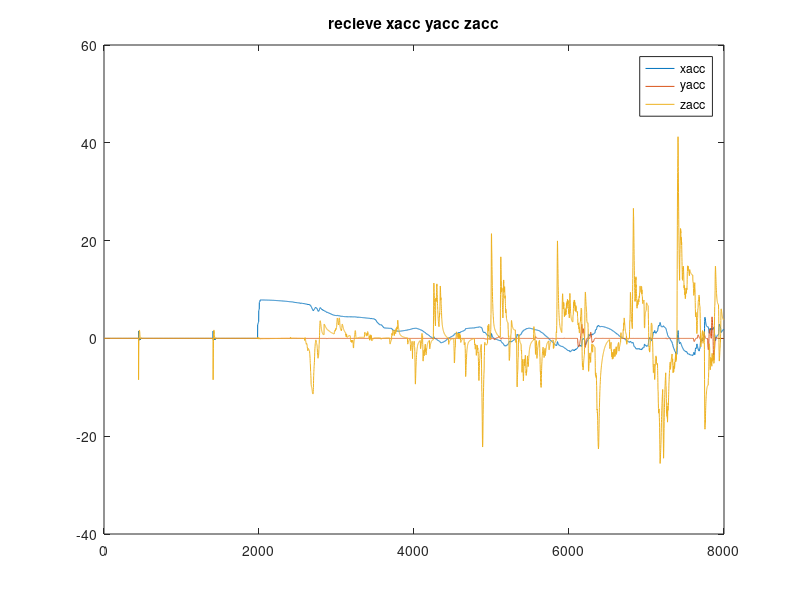
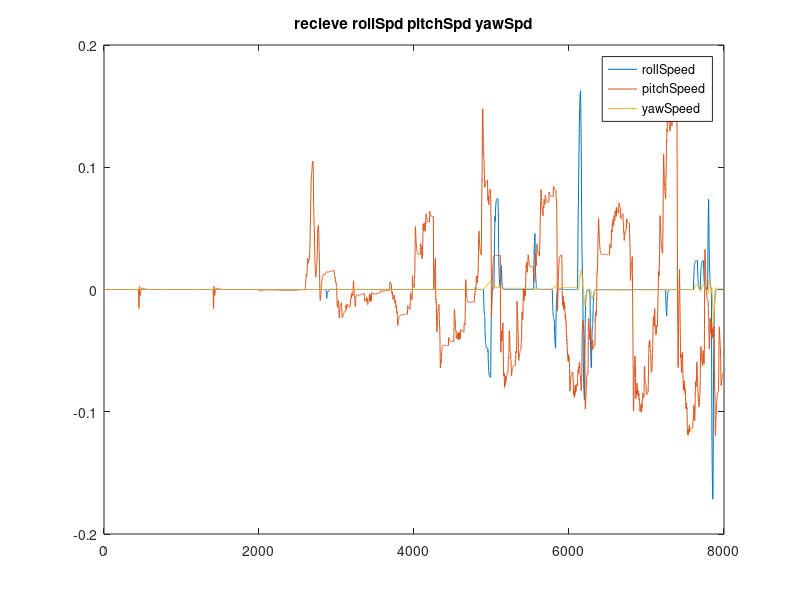
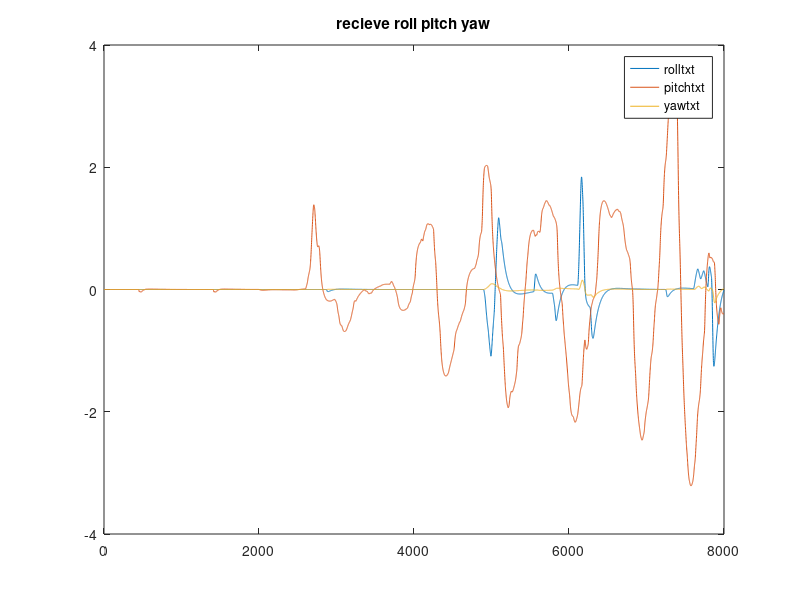
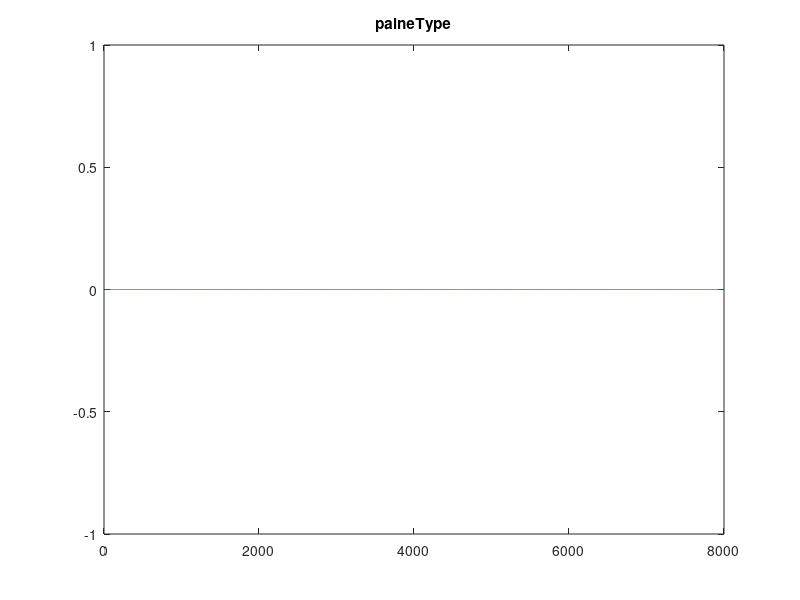

Write MATLAB code to recreate these figures, in order.
function washoutfilter
close all;
clc;
global dT fs count  hpfAccWn lpfAccWn hpfAngleSpdWn inputs outputs
global IS_USE_TRANS_MATRIX IS_ADD_COOR_TURN_GAIN
global roll_scale pitch_scale yaw_scale x_scale y_scale z_scale
dT = 0.047;
fs = 1 / dT;
count = 8000;
IS_USE_TRANS_MATRIX = 1;
IS_ADD_COOR_TURN_GAIN = 1;
hpfAccWn = 1.2;
lpfAccWn = 0.6;
hpfAngleSpdWn = 0.2;
% hpfAccWn = 0.7;
% lpfAccWn = 0.3;
% hpfAngleSpdWn = 0.05;
inputs = zeros(12, 3);
outputs = zeros(12, 3);
roll = zeros(count, 1);    % deg
pitch = zeros(count, 1);   % deg
yaw = zeros(count, 1);     % deg
x = zeros(count, 1);       % mm
y = zeros(count, 1);       % mm
z = zeros(count, 1);       % mm
rollfilter = zeros(count, 1);    % deg
pitchfilter = zeros(count, 1);   % deg
yawfilter = zeros(count, 1);     % deg
xfilter = zeros(count, 1);       % mm
yfilter = zeros(count, 1);       % mm
zfilter = zeros(count, 1);       % mm

rollScale = 1.0;
yawScale = 2.0;
pitchScale = 1.0;
rollFilterLevel = 4;
yawFilterLevel = 4;
pitchFilterLevel = 4;
xScale = 0.1;
yScale = 0.1;
zScale = 0.1;
xFilterLevel = 8;
yFilterLevel = 8;
zFilterLevel = 8;

xMAFilters.DataHistory = zeros(1, xFilterLevel);
xMAFilters.Scale = xScale;
xMAFilters.FilterLevel = xFilterLevel;
xMAFilters.DataTotal = 0;
xMAFilters.Rear = 1;

yMAFilters.DataHistory = zeros(1, yFilterLevel);
yMAFilters.Scale = yScale;
yMAFilters.FilterLevel = yFilterLevel;
yMAFilters.DataTotal = 0;
yMAFilters.Rear = 1;

zMAFilters.DataHistory = zeros(1, zFilterLevel);
zMAFilters.Scale = zScale;
zMAFilters.FilterLevel = zFilterLevel;
zMAFilters.DataTotal = 0;
zMAFilters.Rear = 1;

zMAFilters.DataHistory = zeros(1, zFilterLevel);
zMAFilters.Scale = zScale;
zMAFilters.FilterLevel = zFilterLevel;
zMAFilters.DataTotal = 0;
zMAFilters.Rear = 1;

rollMAFilters.DataHistory = zeros(1, rollFilterLevel);
rollMAFilters.Scale = rollScale;
rollMAFilters.FilterLevel = rollFilterLevel;
rollMAFilters.DataTotal = 0;
rollMAFilters.Rear = 1;

pitchMAFilters.DataHistory = zeros(1, pitchFilterLevel);
pitchMAFilters.Scale = pitchScale;
pitchMAFilters.FilterLevel = pitchFilterLevel;
pitchMAFilters.DataTotal = 0;
pitchMAFilters.Rear = 1;

yawMAFilters.DataHistory = zeros(1, yawFilterLevel);
yawMAFilters.Scale = yawScale;
yawMAFilters.FilterLevel = yawFilterLevel;
yawMAFilters.DataTotal = 0;
yawMAFilters.Rear = 1;

roll_scale = 4.0;
pitch_scale = 4.0;
yaw_scale = 2.0;
x_scale = 2.0;
y_scale = 2.0; 
z_scale = 2.0;
[xacc, yacc, zacc, rollSpeed, pitchSpeed, yawSpeed, rolltxt, pitchtxt, yawtxt, planeType] = readtxt();
plotAllRecieveData(xacc, yacc, zacc, rollSpeed, pitchSpeed, yawSpeed, rolltxt, pitchtxt, yawtxt, planeType);

global accHighPassFilters_nums accHighPassFilters_dens accIntZtrans_nums accIntZtrans_dens
global accLowPassFilter_nums accLowPassFilter_dens angleHpfAndInt_nums angleHpfAndInt_dens
[accHighPassFilters_nums, accHighPassFilters_dens] = build_accHighPassFilters();
[accIntZtrans_nums, accIntZtrans_dens] = build_accIntZtrans();
[accLowPassFilter_nums, accLowPassFilter_dens] = build_accLowPassFilter();
[angleHpfAndInt_nums, angleHpfAndInt_dens] = build_angleHpfAndInt();

for i = 1 : count
    i
    [x(i + 1), y(i + 1), z(i + 1), roll(i + 1), pitch(i + 1), yaw(i + 1)] = ...
        washoutfilterdo(x(i), y(i), z(i), roll(i), pitch(i), yaw(i), ...
        xacc(i), yacc(i), zacc(i), rollSpeed(i), pitchSpeed(i), rollSpeed(i));
    xfilter(i + 1) = MAFilterDo(x(i + 1), xMAFilters);
    yfilter(i + 1) = MAFilterDo(y(i + 1), yMAFilters);
    zfilter(i + 1) = MAFilterDo(z(i + 1), zMAFilters);
    rollfilter(i + 1) = MAFilterDo(roll(i + 1), rollMAFilters);
    pitchfilter(i + 1) = MAFilterDo(pitch(i + 1), pitchMAFilters);
    yawfilter(i + 1) = MAFilterDo(yaw(i + 1), yawMAFilters);

end

figure;
plot(pitchSpeed(1:count) * 20);
hold on;
plot(pitch * pitch_scale);
hold on;
plot(pitchtxt(1:count));
title('pitch')
legend('pitchSpeed','pitchout', 'pitch')

figure;
plot(rollSpeed(1:count) * 20);
hold on;
plot(roll * roll_scale);
hold on;
plot(rolltxt(1:count));
title('roll')
legend('rollSpeed','rollout', 'roll');

figure;
plot(roll);
hold on;
plot(rollfilter);
hold on;
title('rollfilter')
legend('roll','rollfilter');

figure;
plot(pitch);
hold on;
plot(pitchfilter);
hold on;
title('pitchfilter')
legend('pitch','pitchfilter');

figure;
hold on;
plot(xacc(1:count));
hold on;
plot(x(1:count));
title('x');
legend('xacc','x');

figure;
hold on;
plot(yacc(1:count));
hold on;
plot(y(1:count));
title('y');
legend('yacc','y');

figure;
hold on;
plot(zacc(1:count));
hold on;
plot(z(1:count));
title('z');
legend('zacc','z');

function [x_r, y_r, z_r, roll_r, pitch_r, yaw_r] = washoutfilterdo(x, y, z, roll, pitch, yaw, xacc, yacc, zacc, rollSpeed, pitchSpeed, yawSpeed)
global IS_USE_TRANS_MATRIX IS_ADD_COOR_TURN_GAIN
global accHighPassFilters_nums accHighPassFilters_dens accIntZtrans_nums accIntZtrans_dens
global accLowPassFilter_nums accLowPassFilter_dens angleHpfAndInt_nums angleHpfAndInt_dens
acc_scale = 0.01;
angleSpd_scale = 10.0;
coor_turn_gain = 1.0;
rollrad = deg2rad(roll);
pitchrad = deg2rad(pitch);
yawrad = deg2rad(yaw);
TsMatrix = buildTsMatrix(rollrad, pitchrad, yawrad);
LsMatrix = buildLsMatrix(rollrad, pitchrad, yawrad);
fAA = [xacc * acc_scale; yacc * acc_scale; zacc * acc_scale];
wAA = [rollSpeed * angleSpd_scale; pitchSpeed * angleSpd_scale; yawSpeed * angleSpd_scale];
poses = [0; 0; 0];
f2 = [0; 0; 0];
flow = [0; 0; 0];
beta2 = [0; 0; 0];
betahigh = [0; 0; 0];
betalow = [0; 0; 0];
ahigh = [0; 0; 0];
betaS = [0; 0; 0];
if IS_USE_TRANS_MATRIX == 1
    %MatrixMultiplyVector(LsMatrix, fAA, f2);  
    f2 = LsMatrix * fAA;
	%MatrixMultiplyVector(TsMatrix, wAA, beta2);
    beta2 = TsMatrix * wAA;
else
    f2 = fAA;
    beta2 = wAA;
end
a2 = f2;
ACC_NUM = 3;
filtersindex = 1;
for i = 1 : ACC_NUM
    ahigh(i) = filtersdo(a2(i),accHighPassFilters_nums, accHighPassFilters_dens ,filtersindex); filtersindex = filtersindex + 1;
    poses(i) = filtersdo(ahigh(i),accIntZtrans_nums, accIntZtrans_dens ,filtersindex) * 1000.0; filtersindex = filtersindex + 1;
    flow(i) = filtersdo(fAA(i),accLowPassFilter_nums, accLowPassFilter_dens ,filtersindex); filtersindex = filtersindex + 1;
    betalow(i) = rad2deg(flow(i) * coor_turn_gain);
    betaS(i) = filtersdo(beta2(i), angleHpfAndInt_nums, angleHpfAndInt_dens, filtersindex); filtersindex = filtersindex + 1;
    if IS_ADD_COOR_TURN_GAIN == 1
		betaS(1) = betaS(1) + betalow(2);
        betaS(2) = betaS(2) + betalow(1);
    else
       
    end
end
x_r = poses(1);
y_r = poses(2);
z_r = poses(3);
roll_r = betaS(1);
pitch_r = betaS(2);
yaw_r = betaS(3);

function [xacc, yacc, zacc, rollSpd, pitchSpd, yawSpd, roll, pitch, yaw, planeType] = readtxt()
% data = load('illusiondata.txt');
% data = load('errordata.txt');
data = load('illusiondata0331.txt');
xacc = data(1:end, 1);
yacc = data(1:end, 2);
zacc = data(1:end, 3);
rollSpd = data(1:end, 4);
pitchSpd = data(1:end, 5);
yawSpd = data(1:end, 6);
roll = data(1:end, 7);
pitch = data(1:end, 8);
yaw = data(1:end, 9);
% planeType = zeros(0, length(xacc)); 
planeType = data(1:end, 10);

function TsMatrix = buildTsMatrix(roll, pitch, yaw)

y = yaw;    %psi
a = roll;   %theta
b = pitch;  %phi
TsMatrix = zeros(3, 3);
TsMatrix(1, 1) = 1;
TsMatrix(1, 2) = sin(b) * tan(a);
TsMatrix(1, 3) = cos(b) * tan(a);

TsMatrix(2, 1) = 0;
TsMatrix(2, 2) = cos(b);
TsMatrix(2, 3) = -sin(b);

TsMatrix(3, 1) = 0;
TsMatrix(3, 2) = sin(b) * 1.0 / cos(a);
TsMatrix(3, 3) = cos(b) * 1.0 / cos(a);

function LsMatrix = buildLsMatrix(roll, pitch, yaw)

y = yaw;    %psi
a = roll;   %theta
b = pitch;  %phi
LsMatrix = zeros(3, 3);
LsMatrix(1, 1) = cos(a) * cos(y);
LsMatrix(1, 2) = sin(b) * cos(a) * cos(y) - cos(b) * sin(y);
LsMatrix(1, 3) = cos(b) * sin(a) * cos(y) + sin(b) * sin(y);

LsMatrix(2, 1) = cos(a) * sin(y);	
LsMatrix(2, 2) = sin(b) * sin(a) * sin(y) + cos(b) * cos(y);
LsMatrix(2, 3) = cos(b) * sin(a) * sin(y) - sin(b) * cos(y);

LsMatrix(3, 1) = -sin(a);
LsMatrix(3, 2) = sin(b) * cos(a);
LsMatrix(3, 3) = cos(b) * cos(a);

function [numsd, densd] = build_accHighPassFilters()
global fs hpfAccWn
nums = zeros(1, 3);
dens = zeros(1, 3);
nums(1) = 1; nums(2) = 0; nums(3) = 0;
dens(1) = 1; dens(2) = 2 * 1 * hpfAccWn; dens(3) = hpfAccWn * hpfAccWn;
[numsd, densd] = bilinear(nums, dens, fs);

function [numsd, densd] = build_accIntZtrans()
global fs hpfAccWn
nums = zeros(1, 3);
dens = zeros(1, 3);
nums(1) = 0; nums(2) = 0; nums(3) = 1;
dens(1) = 1; dens(2) = hpfAccWn; dens(3) = 0;
[numsd, densd] = bilinear(nums, dens, fs);

function [numsd, densd] = build_accLowPassFilter()
global fs lpfAccWn
nums = zeros(1, 3);
dens = zeros(1, 3);
nums(1) = 0; nums(2) = 0; nums(3) = lpfAccWn * lpfAccWn;
dens(1) = 1; dens(2) = 2 * 1 * lpfAccWn; dens(3) = lpfAccWn * lpfAccWn;
[numsd, densd] = bilinear(nums, dens, fs);

function [numsd, densd] = build_angleHpfAndInt()
global fs hpfAngleSpdWn
nums = zeros(1, 3);
dens = zeros(1, 3);
nums(1) = 0; nums(2) = 1; nums(3) = 0;
dens(1) = 1; dens(2) = 2 * 1 * hpfAngleSpdWn; dens(3) = hpfAngleSpdWn * hpfAngleSpdWn;
[numsd, densd] = bilinear(nums, dens, fs);

function out = filtersdo(now, inner_nums, inner_dens, filtersindex)
global inputs outputs
out = 0;

input = inputs(filtersindex, 1:end);
output = outputs(filtersindex, 1:end);

input = circshift(input',1)';
input(1) = now;
inputs(filtersindex, 1:end) = input;

for i = 1:2
    out = out - inner_dens(i + 1) * output(i);
end
for i = 1:3
    out = out + inner_nums(i) * input(i);
end

output = circshift(output',1)';
output(1) = out;
outputs(filtersindex, 1:end) = output;

function plotAllRecieveData(xacc, yacc, zacc, rollSpeed, pitchSpeed, yawSpeed, rolltxt, pitchtxt, yawtxt, planeType)
global count
figure;
plot(xacc(1:count));
hold on;
plot(yacc(1:count));
hold on;
plot(zacc(1:count));
hold on;
%plot(pitchtxt(1:count));
title('recieve xacc yacc zacc');
legend('xacc','yacc','zacc', 'pitchtxt');

figure;
plot(rollSpeed(1:count));
hold on;
plot(pitchSpeed(1:count));
hold on;
plot(yawSpeed(1:count));
hold on;
%plot(pitchtxt(1:count));
title('recieve rollSpd pitchSpd yawSpd');
legend('rollSpeed','pitchSpeed','yawSpeed', 'pitchtxt')

figure;
plot(rolltxt(1:count));
hold on;
plot(pitchtxt(1:count));
hold on;
plot(yawtxt(1:count));
title('recieve roll pitch yaw');
legend('rolltxt','pitchtxt','yawtxt');

figure;
plot(planeType(1:count));
title('palneType');

function out = MAFilterDo(in, filters)
filters.DataHistory(filters.Rear) = in;
filters.Rear = filters.Rear + 1;
if(filters.Rear > filters.FilterLevel) 
    filters.Rear = 1;
end
out = sum(filters.DataHistory) / filters.FilterLevel * filters.Scale;


